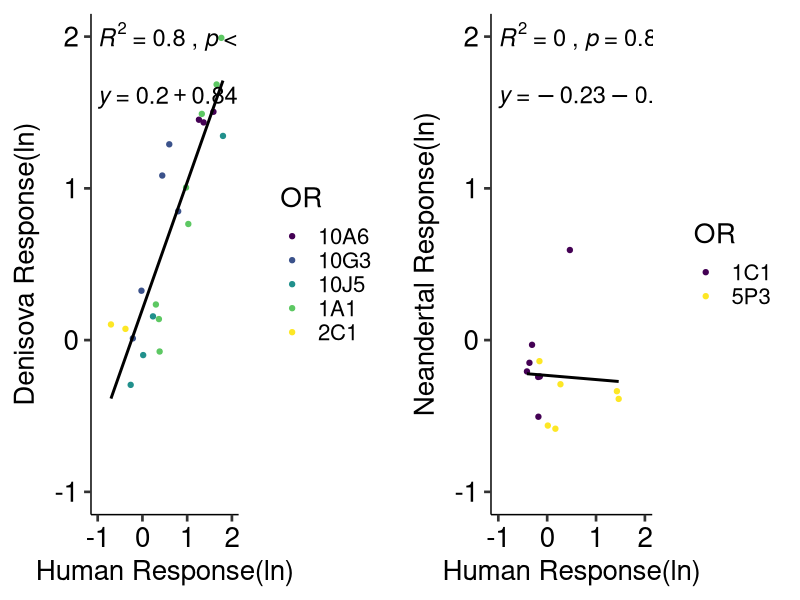

The R source for this figure:
# This script creates the plot for Extended Data Figure 10

library(readxl); library(dplyr)
library(car)
library(ggplot2); library(ggpubr)

den2016 = read_excel("oldnoses-orfuncdata-2016-active.xlsx", sheet = "denisova-2016")
den2016$Odor = factor(den2016$Odor)
den2016$OR = factor(den2016$OR)
den2016$Human_log = log(den2016$Human)
den2016$Denisova_log = log(den2016$Denisova)
nean2016 = read_excel("oldnoses-orfuncdata-2016-active.xlsx", sheet = "neandertal-2016")
nean2016$Odor = factor(nean2016$Odor)
nean2016$OR = factor(nean2016$OR)
nean2016$Human_log = log(nean2016$Human)
nean2016$Neandertal_log = log(nean2016$Neandertal)

#plot regression
p1=ggplot(den2016, aes(x=Human_log, y=Denisova_log))+
  geom_point(aes(colour = OR)) +
  geom_smooth(method="lm", se= FALSE, col="black") +
  stat_cor(aes(label = paste(..rr.label.., ..p.label.., sep = "~`,`~")),
           method = "pearson", 
           p.accuracy = 0.001, r.accuracy = 0.01,
           label.x = -1, label.y = 2, size=6) +
  stat_regline_equation(label.x = -1, label.y = 1.6, size=6) +
  xlim(-1,2)+
  ylim(-1,2)+
  labs(x = "Human Response(ln)",
       y = "Denisova Response(ln)") +
  scale_color_viridis_d() +
  theme(text = element_text(family = "sans", face = "bold"))+
  theme_pubr(base_size = 20, legend="right")

#plot regression
p2=ggplot(nean2016, aes(x=Human_log, y=Neandertal_log))+
  geom_point(aes(colour = OR)) +
  geom_smooth(method="lm", se= FALSE, col="black") +
  stat_cor(aes(label = paste(..rr.label.., ..p.label.., sep = "~`,`~")),
           method = "pearson", 
           p.accuracy = 0.001, r.accuracy = 0.01,
           label.x = -1, label.y = 2, size=6) +
  stat_regline_equation(label.x = -1, label.y = 1.6, size=6) +
  xlim(-1,2)+
  ylim(-1,2)+
  labs(x = "Human Response(ln)",
       y = "Neandertal Response(ln)") +
  scale_color_viridis_d() +
  theme(text = element_text(family = "sans", face = "bold"))+
  theme_pubr(base_size = 20, legend="right")

#PLOT
library(cowplot)
plot_grid(p1,p2,nrow = 1)

